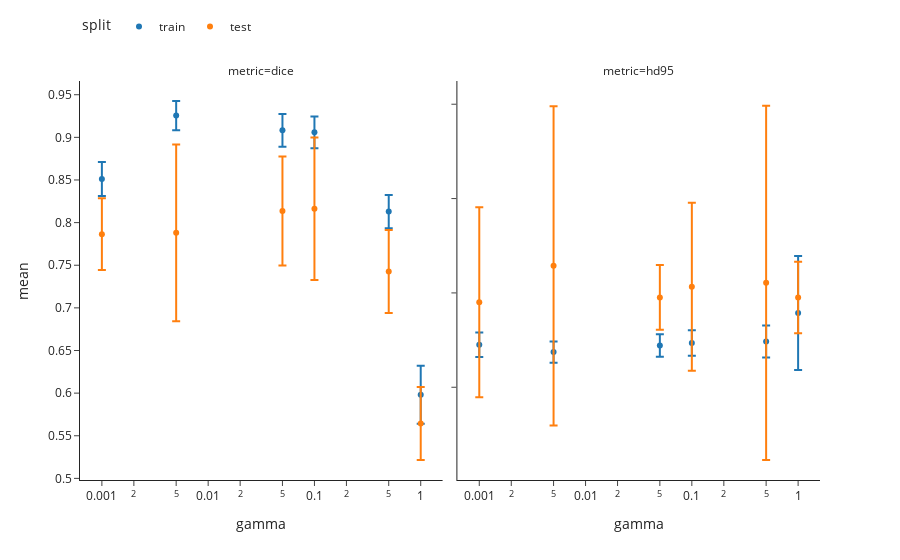

The notebook cell this image was saved under:
### Code cell
fig = px.scatter(res, x='gamma', y='mean', facet_col='metric', color='split', error_y='std')

top_h_legend = dict(orientation='h', yanchor="bottom", y=1.1)
fig.update_layout(legend=top_h_legend)

fig.update_yaxes(matches=None)
fig.update_xaxes(type='log')

fig.show()

### Figure 1 — Plotly figure (JSON) as saved in the notebook; plotly's stock layout.template omitted (floating-point values rounded to 4 significant figures)
{"data": [{"error_y": {"array": [0.0203, 0.01986, 0.01717, 0.01928, 0.01861, 0.01945, 0.034]}, "hovertemplate": "split=train<br>metric=dice<br>gamma=%{x}<br>mean=%{y}<extra></extra>", "legendgroup": "train", "marker": {"color": "#1F77B4", "symbol": "circle"}, "mode": "markers", "name": "train", "orientation": "v", "showlegend": true, "type": "scatter", "x": [0, 0.001, 0.005, 0.05, 0.1, 0.5, 1], "xaxis": "x", "y": [0.9199, 0.8512, 0.9255, 0.9082, 0.9059, 0.8129, 0.5981], "yaxis": "y"}, {"error_y": {"array": [0.5636, 0.6489, 0.5608, 0.5988, 0.6703, 0.8448, 3.023]}, "hovertemplate": "split=train<br>metric=hd95<br>gamma=%{x}<br>mean=%{y}<extra></extra>", "legendgroup": "train", "marker": {"color": "#1F77B4", "symbol": "circle"}, "mode": "markers", "name": "train", "orientation": "v", "showlegend": false, "type": "scatter", "x": [0, 0.001, 0.005, 0.05, 0.1, 0.5, 1], "xaxis": "x2", "y": [1.902, 2.257, 1.862, 2.216, 2.345, 2.423, 3.933], "yaxis": "y2"}, {"error_y": {"array": [0.09776, 0.04206, 0.1037, 0.06388, 0.08353, 0.04876, 0.04277]}, "hovertemplate": "split=test<br>metric=dice<br>gamma=%{x}<br>mean=%{y}<extra></extra>", "legendgroup": "test", "marker": {"color": "#FF7F0E", "symbol": "circle"}, "mode": "markers", "name": "test", "orientation": "v", "showlegend": true, "type": "scatter", "x": [0, 0.001, 0.005, 0.05, 0.1, 0.5, 1], "xaxis": "x", "y": [0.7769, 0.7865, 0.788, 0.8135, 0.8163, 0.7426, 0.5643], "yaxis": "y"}, {"error_y": {"array": [8.413, 5.037, 8.461, 1.717, 4.446, 9.392, 1.895]}, "hovertemplate": "split=test<br>metric=hd95<br>gamma=%{x}<br>mean=%{y}<extra></extra>", "legendgroup": "test", "marker": {"color": "#FF7F0E", "symbol": "circle"}, "mode": "markers", "name": "test", "orientation": "v", "showlegend": false, "type": "scatter", "x": [0, 0.001, 0.005, 0.05, 0.1, 0.5, 1], "xaxis": "x2", "y": [6.761, 4.502, 6.434, 4.758, 5.327, 5.533, 4.754], "yaxis": "y2"}], "layout": {"annotations": [{"font": {}, "showarrow": false, "text": "metric=dice", "x": 0.245, "xanchor": "center", "xref": "paper", "y": 1, "yanchor": "bottom", "yref": "paper"}, {"font": {}, "showarrow": false, "text": "metric=hd95", "x": 0.755, "xanchor": "center", "xref": "paper", "y": 1, "yanchor": "bottom", "yref": "paper"}], "legend": {"orientation": "h", "title": {"text": "split"}, "tracegroupgap": 0, "y": 1.1, "yanchor": "bottom"}, "margin": {"t": 60}, "xaxis": {"anchor": "y", "domain": [0, 0.49], "title": {"text": "gamma"}, "type": "log"}, "xaxis2": {"anchor": "y2", "domain": [0.51, 1], "matches": "x", "title": {"text": "gamma"}, "type": "log"}, "yaxis": {"anchor": "x", "domain": [0, 1], "title": {"text": "mean"}}, "yaxis2": {"anchor": "x2", "domain": [0, 1], "showticklabels": false}}}
